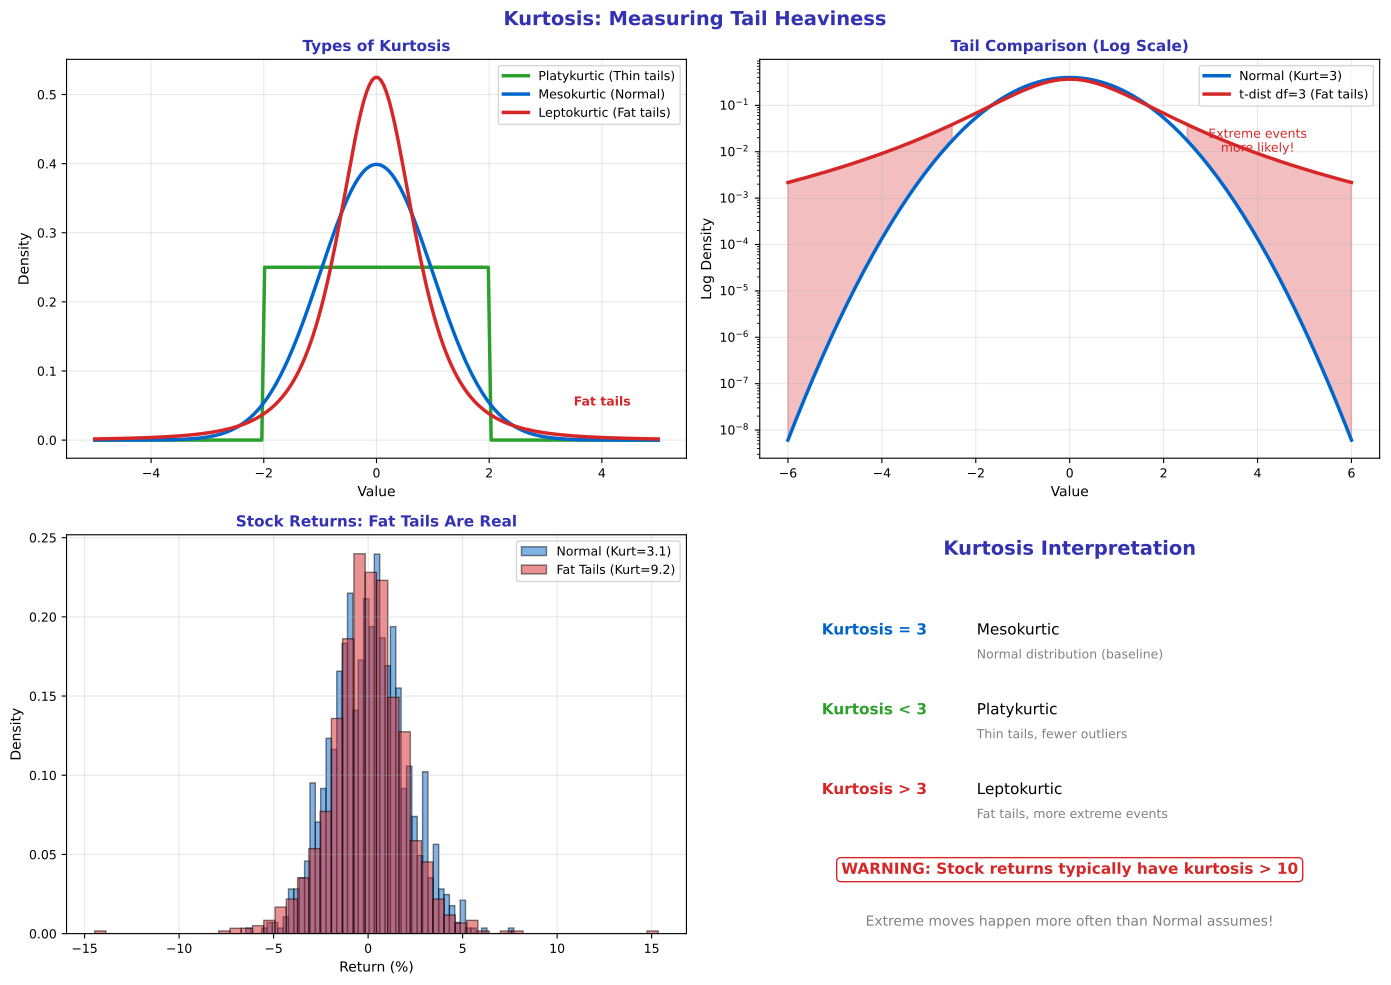

Write Python code to recreate this figure.
"""Kurtosis - Tail heaviness of distributions"""
import matplotlib.pyplot as plt
import numpy as np
from scipy import stats
from pathlib import Path

plt.rcParams.update({
    'font.size': 10,
    'axes.labelsize': 10,
    'axes.titlesize': 11,
    'xtick.labelsize': 9,
    'ytick.labelsize': 9,
    'legend.fontsize': 9,
    'figure.figsize': (10, 6),
    'figure.dpi': 150
})

MLPURPLE = '#3333B2'
MLLAVENDER = '#ADADE0'
MLBLUE = '#0066CC'
MLORANGE = '#FF7F0E'
MLGREEN = '#2CA02C'
MLRED = '#D62728'

np.random.seed(42)

fig, axes = plt.subplots(2, 2, figsize=(14, 10))
fig.suptitle('Kurtosis: Measuring Tail Heaviness', fontsize=14, fontweight='bold', color=MLPURPLE)

# Plot 1: Three types of kurtosis
ax1 = axes[0, 0]
x = np.linspace(-5, 5, 200)

# Platykurtic (light tails)
platy = stats.uniform.pdf(x, loc=-2, scale=4)
ax1.plot(x, platy, color=MLGREEN, linewidth=2.5, label='Platykurtic (Thin tails)')

# Mesokurtic (normal)
meso = stats.norm.pdf(x, loc=0, scale=1)
ax1.plot(x, meso, color=MLBLUE, linewidth=2.5, label='Mesokurtic (Normal)')

# Leptokurtic (heavy tails)
lepto = stats.t.pdf(x, df=3, loc=0, scale=0.7)
ax1.plot(x, lepto, color=MLRED, linewidth=2.5, label='Leptokurtic (Fat tails)')

ax1.set_title('Types of Kurtosis', fontsize=11, fontweight='bold', color=MLPURPLE)
ax1.set_xlabel('Value', fontsize=10)
ax1.set_ylabel('Density', fontsize=10)
ax1.legend(fontsize=9)
ax1.grid(alpha=0.3)

# Highlight tails
ax1.annotate('Fat tails', xy=(3.5, 0.05), fontsize=9, color=MLRED, fontweight='bold')

# Plot 2: Focus on tails (log scale)
ax2 = axes[0, 1]
x = np.linspace(-6, 6, 200)

normal = stats.norm.pdf(x)
t_dist = stats.t.pdf(x, df=3)

ax2.semilogy(x, normal, color=MLBLUE, linewidth=2.5, label='Normal (Kurt=3)')
ax2.semilogy(x, t_dist, color=MLRED, linewidth=2.5, label='t-dist df=3 (Fat tails)')

ax2.set_title('Tail Comparison (Log Scale)', fontsize=11, fontweight='bold', color=MLPURPLE)
ax2.set_xlabel('Value', fontsize=10)
ax2.set_ylabel('Log Density', fontsize=10)
ax2.legend(fontsize=9)
ax2.grid(alpha=0.3)

# Highlight the difference
ax2.fill_between(x, t_dist, normal, where=np.abs(x) > 2.5, alpha=0.3, color=MLRED)
ax2.annotate('Extreme events\nmore likely!', xy=(4, 0.01), fontsize=9, color=MLRED, ha='center')

# Plot 3: Stock returns have excess kurtosis
ax3 = axes[1, 0]
# Simulate returns with fat tails
normal_returns = np.random.normal(0, 2, 1000)
fat_tail_returns = np.random.standard_t(4, 1000) * 1.5

ax3.hist(normal_returns, bins=50, density=True, alpha=0.5, color=MLBLUE,
         edgecolor='black', label=f'Normal (Kurt={stats.kurtosis(normal_returns)+3:.1f})')
ax3.hist(fat_tail_returns, bins=50, density=True, alpha=0.5, color=MLRED,
         edgecolor='black', label=f'Fat Tails (Kurt={stats.kurtosis(fat_tail_returns)+3:.1f})')

ax3.set_title('Stock Returns: Fat Tails Are Real', fontsize=11, fontweight='bold', color=MLPURPLE)
ax3.set_xlabel('Return (%)', fontsize=10)
ax3.set_ylabel('Density', fontsize=10)
ax3.legend(fontsize=9)
ax3.grid(alpha=0.3)

# Plot 4: Kurtosis interpretation
ax4 = axes[1, 1]
ax4.axis('off')

ax4.text(0.5, 0.95, 'Kurtosis Interpretation', ha='center', fontsize=14,
         fontweight='bold', color=MLPURPLE, transform=ax4.transAxes)

# Excess kurtosis (relative to normal = 3)
interpretations = [
    ('Kurtosis = 3', 'Mesokurtic', 'Normal distribution (baseline)', MLBLUE),
    ('Kurtosis < 3', 'Platykurtic', 'Thin tails, fewer outliers', MLGREEN),
    ('Kurtosis > 3', 'Leptokurtic', 'Fat tails, more extreme events', MLRED),
]

y = 0.75
for val, name, desc, color in interpretations:
    ax4.text(0.1, y, val, fontsize=11, fontweight='bold', color=color, transform=ax4.transAxes)
    ax4.text(0.35, y, name, fontsize=11, transform=ax4.transAxes)
    ax4.text(0.35, y - 0.06, desc, fontsize=9, color='gray', transform=ax4.transAxes)
    y -= 0.2

# Finance warning
ax4.text(0.5, 0.15, 'WARNING: Stock returns typically have kurtosis > 10', ha='center',
         fontsize=11, fontweight='bold', color=MLRED, transform=ax4.transAxes,
         bbox=dict(boxstyle='round', facecolor='white', edgecolor=MLRED))
ax4.text(0.5, 0.02, 'Extreme moves happen more often than Normal assumes!', ha='center',
         fontsize=10, color='gray', transform=ax4.transAxes)

plt.tight_layout()
plt.savefig(Path(__file__).parent / 'chart.pdf', dpi=300, bbox_inches='tight')
plt.close()
